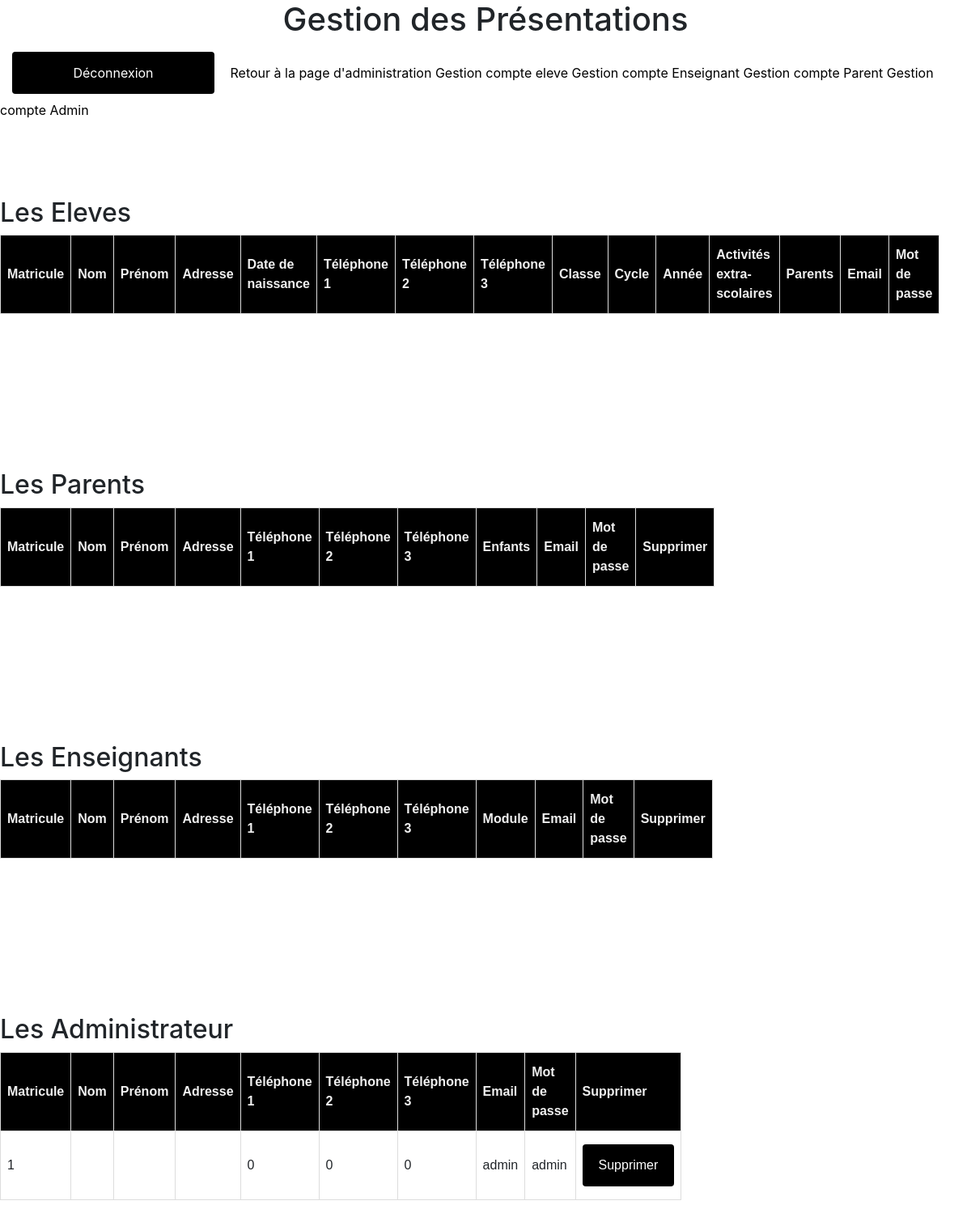
The app's page /php/util-view.php (signed in) with its own data.
### tables this page shows
CREATE TABLE `utilisateur` (
  `id` int(11) NOT NULL,
  `nom` varchar(30) NOT NULL,
  `prenom` varchar(30) NOT NULL,
  `adresse` varchar(50) NOT NULL,
  `tel1` int(11) NOT NULL,
  `tel2` int(11) NOT NULL,
  `tel3` int(11) NOT NULL,
  `email` varchar(50) NOT NULL,
  `type` varchar(10) NOT NULL,
  `mdp` varchar(20) NOT NULL
);

### php/model/admin-model.php (called while the page is built, shortened)
<?php
include_once('C:\xampp\htdocs\ecole_2\php\model\database.php');
class admin
{
    public function get_admins(){
        $co=new database();
        $select1="SELECT * FROM utilisateur WHERE type='0' ";
        $res=$co->selecttable($select1);
         return $res;
    }
}

### php/model/database.php (called while the page is built, shortened)
<?php
class database{
    public $conn;
    public function connecttodb(){
        try {
            $this->conn = new PDO('mysql:host=localhost;dbname=tdw_projet','root','');
           }
           catch (Exception $e) {
              die('Erreur: connexion au serveur échouée '.$e);
           }
           return $this->conn ;
    }
    public function selecttable($query) {
         $connexionReq=$this->conn->prepare($query);
            $connexionReq->execute();
            $resultat=$connexionReq->fetchAll();
            return $resultat;
   }
}

### php/controller/admin.php (called while the page is built, shortened)
<?php
 include(('C:\xampp\htdocs\ecole_2\php\model\admin-model.php'));
class classadmin{
    public function afficheradmins(){
        $req = new admin() ;
        $res=   $req->get_admins();
           return $res;
    }
}

### php/util-view.php (the view, shortened to what this page needs)
<?php
include('./controller/admin.php');
 ?>
<!DOCTYPE html>
<html lang="en">
<head>
<link rel="stylesheet" type="text/css" href="../css/style.css">
<link rel="stylesheet" type="text/css" href="../css/bootstrap.min.css">
</head>
<body style="background-image: url('../images/blue.jpg');">
        <center><h1>Gestion des Présentations </h1></center>
        <form class="inline" action="./controller/deconnect.php"  method="post"  >
        <input style="width:250px;"  type="submit" name="dcnt" id="dcnt" value="Déconnexion" >
        </form>
        <a  href="page-view.php" style="color:black;" >Retour à la page d'administration</a>
        <a  href="register-eleve-view.php" style="color:black;" >Gestion compte eleve</a>
        <a  href="register-ens-view.php" style="color:black;" >Gestion compte Enseignant</a>
        <a  href="register-parent-view.php" style="color:black;" >Gestion compte Parent</a>
        <a  href="register-admin-view.php" style="color:black;" >Gestion compte Admin</a>
        <br><br><br><br><br>
        <h2>Les Eleves</H2>
        <table id="customers" class="customers" style="position:center;">
                <thead style="color:black;">
                    <tr>
                    <th scope="col" style="background-color:none;" >Matricule</th>
                    <th scope="col" rowspan="3"> Nom  </th>
                    <th scope="col" rowspan="3"> Prénom </th>
                    <th scope="col" rowspan="3"> Adresse </th>
                    <th scope="col" rowspan="3"> Date de naissance </th>
                    <th scope="col" rowspan="3"> Téléphone 1  </th>
                    <th scope="col" rowspan="3"> Téléphone 2  </th>
                    <th scope="col" rowspan="3"> Téléphone 3  </th>
                    <th scope="col" rowspan="3"> Classe </th>
                    <th scope="col" rowspan="3"> Cycle </th>
                    <th scope="col" rowspan="3"> Année </th>
                    <th scope="col" rowspan="3"> Activités extra-scolaires </th>
                    <th scope="col" rowspan="3"> Parents</th>
                    <th scope="col" rowspan="3"> Email  </th>
                    <th scope="col">Mot de passe</th>
                    </tr>
                </thead>
            </table>
            <br><br><br>
            <br><br><br><br><br>
        <h2>Les Parents</H2>
        <table id="customers" class="customers" style="position:center;">
                <thead style="color:black;">
                    <tr>
                    <th scope="col" style="background-color:none;" >Matricule</th>
                    <th scope="col" rowspan="3"> Nom  </th>
                    <th scope="col" rowspan="3"> Prénom </th>
                    <th scope="col" rowspan="3"> Adresse </th>
                    <th scope="col" rowspan="3"> Téléphone 1  </th>
                    <th scope="col" rowspan="3"> Téléphone 2  </th>
                    <th scope="col" rowspan="3"> Téléphone 3  </th>
                    <th scope="col" rowspan="3"> Enfants </th>
                    <th scope="col" rowspan="3"> Email  </th>
                    <th scope="col">Mot de passe</th>
                    <th scope="col">Supprimer</th>
                    </tr>
                </thead>
            </table>
            <br><br><br>
            <br><br><br><br><br>
        <h2>Les Enseignants</H2>
        <table id="customers" class="customers" style="position:center;">
                <thead style="color:black;">
                    <tr>
                    <th scope="col" style="background-color:none;" >Matricule</th>
                    <th scope="col" rowspan="3"> Nom  </th>
                    <th scope="col" rowspan="3"> Prénom </th>
                    <th scope="col" rowspan="3"> Adresse </th>
                    <th scope="col" rowspan="3"> Téléphone 1  </th>
                    <th scope="col" rowspan="3"> Téléphone 2  </th>
                    <th scope="col" rowspan="3"> Téléphone 3  </th>
                    <th scope="col" rowspan="3"> Module </th>
                    <th scope="col" rowspan="3"> Email  </th>
                    <th scope="col">Mot de passe</th>
                    <th scope="col">Supprimer</th>
                    </tr>
                </thead>
            </table>
            <br><br><br>
            <br><br><br><br><br>
        <h2>Les Administrateur</H2>
        <table id="customers" class="customers" style="position:center;">
                <thead style="color:black;">
                    <tr>
                    <th scope="col" style="background-color:none;" >Matricule</th>
                    <th scope="col" rowspan="3"> Nom  </th>
                    <th scope="col" rowspan="3"> Prénom </th>
                    <th scope="col" rowspan="3"> Adresse </th>
                    <th scope="col" rowspan="3"> Téléphone 1  </th>
                    <th scope="col" rowspan="3"> Téléphone 2  </th>
                    <th scope="col" rowspan="3"> Téléphone 3  </th>
                    <th scope="col" rowspan="3"> Email  </th>
                    <th scope="col">Mot de passe</th>
                    <th scope="col">Supprimer</th>
                    </tr>
                </thead>
                <tbody >
                <?php
                     $classC = new classadmin();
                     $admins = $classC->afficheradmins();
                      foreach ($admins as $admin):
                    ?>
                    <tr><td><?php echo $admin['id'] ?></td><td><?php echo $admin['nom'] ?></td><td><?php echo $admin['prenom'] ?></td>
                    <td><?php echo $admin['adresse'] ?></td><td><?php echo $admin['tel1'] ?></td><td><?php echo $admin['tel2'] ?></td><td><?php echo $admin['tel3'] ?></td>
                   <td><?php echo $admin['email'] ?></td>
                    <td><?php echo $admin['mdp'] ?></td>
                    <td>
                    <form action='./controller/eleve.php' method='post' >
                        <input type='submit'  name='supprimer' value='Supprimer'>
                        </form>
                    </td>
                        </tr>
                     <?php endforeach; ?>
                </tbody>
            </table>
            <br><br><br>
</body>
</html>

### css/style.css (style rules this page uses)
form.inline { display:inline; margin: 5px; padding: 10px; }
input[type=submit] { width: 100%; background-color: black; color: white; padding: 14px 20px; margin: 8px 0; border: none; border-radius: 4px; cursor: pointer; }
th { border: 1px dotted #000000; width: 50%; border-width: 10%; }
#customers { font-family: Arial, Helvetica, sans-serif; border-collapse: collapse; width: 50%; }
#customers td, #customers th { border: 1px solid #ddd; padding: 8px; }
#customers th { padding-top: 12px; padding-bottom: 12px; text-align: left; background-color: black; color: #F0F0F0; }

### records on screen
utilisateur: id "1", tel1 "0", tel2 "0", tel3 "0", email "admin", mdp "admin"
